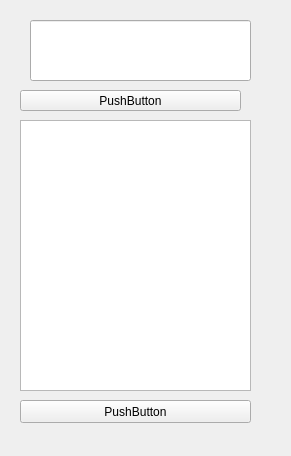
<?xml version="1.0" encoding="UTF-8"?>
<ui version="4.0">
 <class>Form</class>
 <widget class="QWidget" name="Form">
  <property name="geometry">
   <rect>
    <x>0</x>
    <y>0</y>
    <width>291</width>
    <height>456</height>
   </rect>
  </property>
  <property name="windowTitle">
   <string>Form</string>
  </property>
  <widget class="QLineEdit" name="inputField">
   <property name="geometry">
    <rect>
     <x>30</x>
     <y>20</y>
     <width>221</width>
     <height>61</height>
    </rect>
   </property>
  </widget>
  <widget class="QPushButton" name="button">
   <property name="geometry">
    <rect>
     <x>20</x>
     <y>90</y>
     <width>221</width>
     <height>21</height>
    </rect>
   </property>
   <property name="text">
    <string>PushButton</string>
   </property>
  </widget>
  <widget class="QTextEdit" name="output">
   <property name="geometry">
    <rect>
     <x>20</x>
     <y>120</y>
     <width>231</width>
     <height>271</height>
    </rect>
   </property>
  </widget>
  <widget class="QPushButton" name="button2">
   <property name="geometry">
    <rect>
     <x>20</x>
     <y>400</y>
     <width>231</width>
     <height>23</height>
    </rect>
   </property>
   <property name="text">
    <string>PushButton</string>
   </property>
  </widget>
 </widget>
 <resources/>
 <connections/>
</ui>
